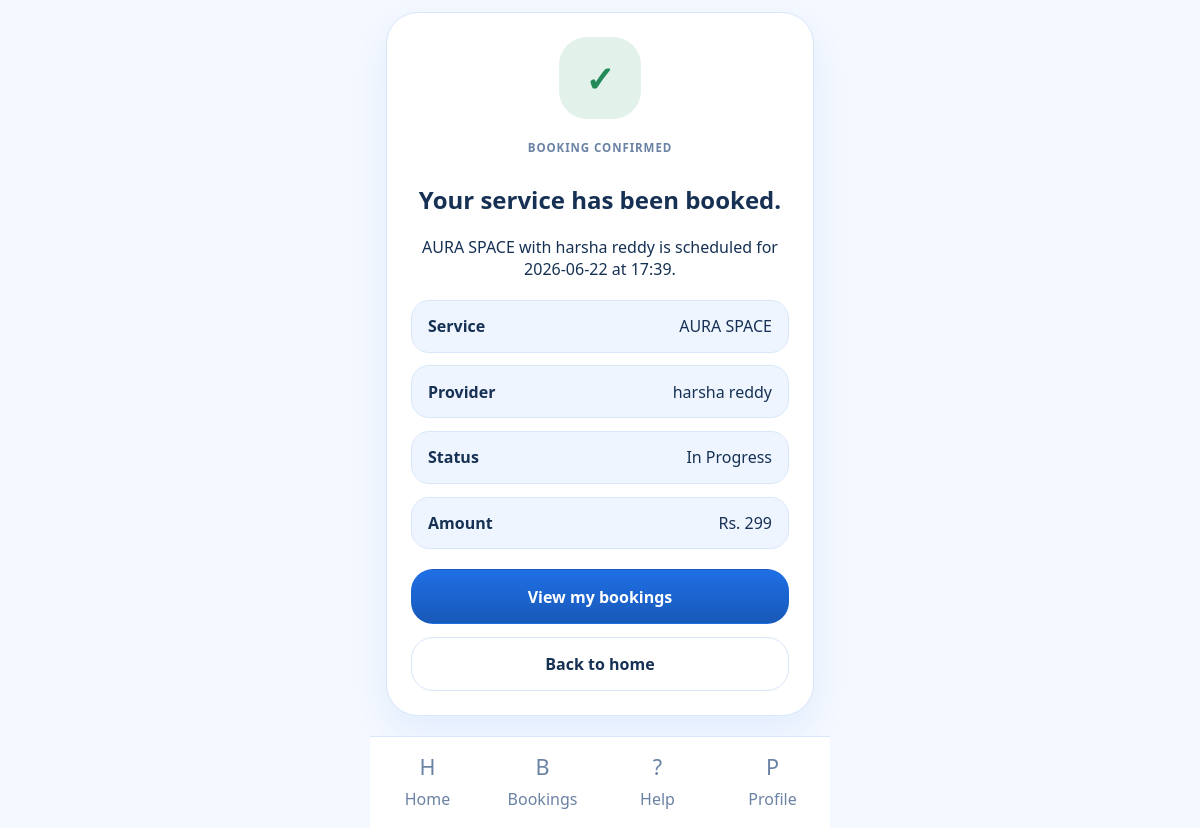
The app's page /booking-success/15 (signed in), older data.
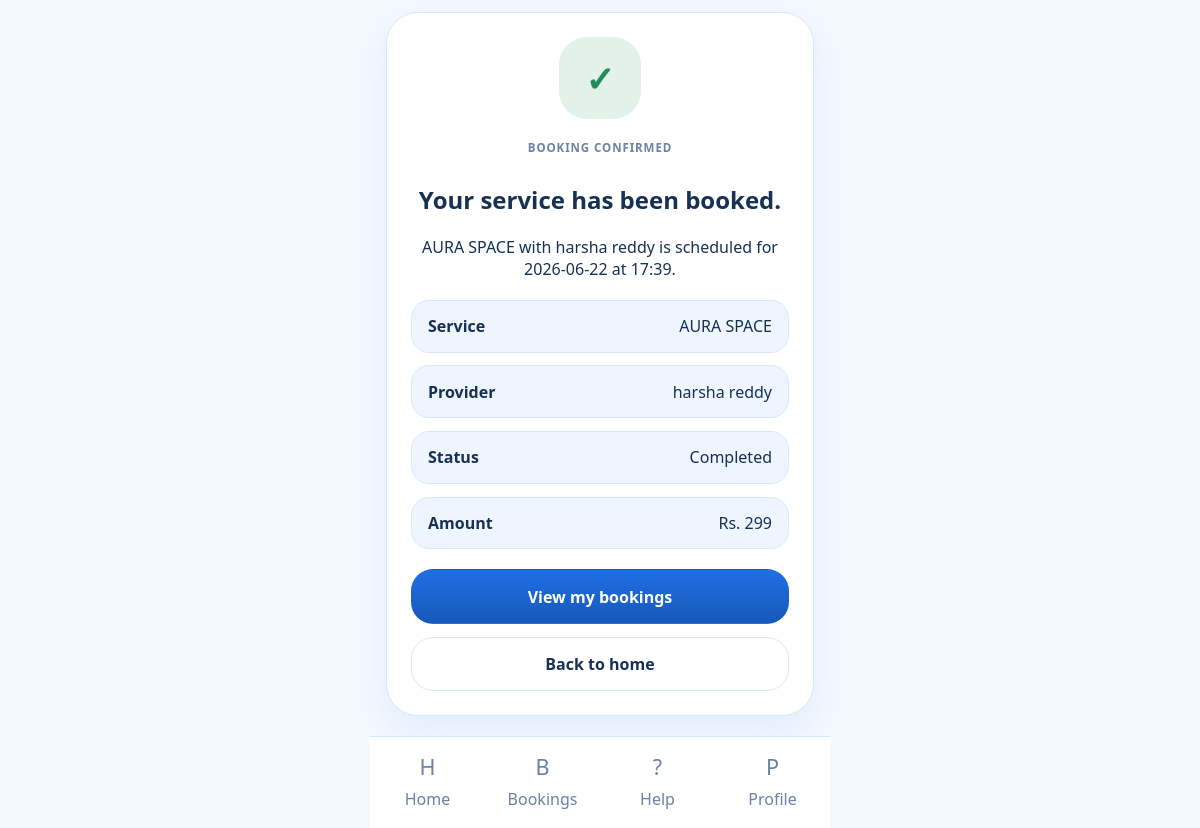
The same page, newer data.
### tables this page shows
CREATE TABLE bookings (
            id INTEGER PRIMARY KEY AUTOINCREMENT,
            user_email TEXT,
            service TEXT,
            provider TEXT,
            name TEXT,
            address TEXT,
            date TEXT,
            time TEXT,
            issue TEXT,
            status TEXT DEFAULT 'Pending'
        , customer_phone TEXT, provider_phone TEXT, amount INTEGER DEFAULT 0, created_at TEXT, service_slug TEXT, provider_slug TEXT);

### app.py (the view)
@app.route("/booking-success/<int:booking_id>")
@login_required
@customer_required
def booking_success(booking_id):
    conn = get_db()
    booking = conn.execute(
        "SELECT * FROM bookings WHERE id = ? AND user_email = ?",
        (booking_id, session["user_email"]),
    ).fetchone()
    conn.close()
    if not booking:
        flash("Booking not found.", "warning")
        return redirect(url_for("my_bookings"))
    return render_template("booking_success.html", booking=row_dict(booking))

### app.py (called while the page is built, shortened)
def get_db() -> sqlite3.Connection:
    conn = sqlite3.connect(DB_PATH)
    conn.row_factory = sqlite3.Row
    return conn

def row_dict(row):
    return dict(row) if row else None

def get_services(search_query: str = "") -> list[dict]:
    conn = get_db()
    rows = conn.execute(
        """
        SELECT
            s.*,
            COUNT(p.id) AS providers_count
        FROM services s
        LEFT JOIN providers p ON p.service_slug = s.slug
        GROUP BY s.id
        ORDER BY s.name
        """
    ).fetchall()
    conn.close()
    services = [row_dict(row) for row in rows]
    return services

def login_required(view):
    @wraps(view)
    def wrapped_view(*args, **kwargs):
        if "user_email" not in session:
            flash("Please sign in to continue.", "warning")
            return redirect(url_for("login"))
        return view(*args, **kwargs)
    return wrapped_view

@app.context_processor
def inject_layout_data():
    return {
        "nav_services": get_services(),
        "current_role": session.get("role"),
        "current_endpoint": request.endpoint,
    }

### templates/booking_success.html (shortened to what this page needs)
{% extends "base.html" %}
{% block content %}
<section class="success-card">
    <div class="success-badge">✓</div>
    <span class="eyebrow">Booking confirmed</span>
    <h1>Your service has been booked.</h1>
    <p>{{ booking.service }} with {{ booking.provider }} is scheduled for {{ booking.date }} at {{ booking.time }}.</p>
    <div class="success-details">
        <div>
            <strong>Service</strong>
            <span>{{ booking.service }}</span>
        </div>
        <div>
            <strong>Provider</strong>
            <span>{{ booking.provider }}</span>
        </div>
        <div>
            <strong>Status</strong>
            <span>{{ booking.status }}</span>
        </div>
        <div>
            <strong>Amount</strong>
            <span>Rs. {{ booking.amount or 0 }}</span>
        </div>
    </div>
    <div class="profile-actions">
        <a class="primary-btn wide-btn" href="{{ url_for('my_bookings') }}">View my bookings</a>
        <a class="secondary-btn wide-btn" href="{{ url_for('home') }}">Back to home</a>
    </div>
</section>
{% endblock %}

Row changes from the older to the newer data that the page shows:
changed bookings "AURA SPACE": status "In Progress" → "Completed"
